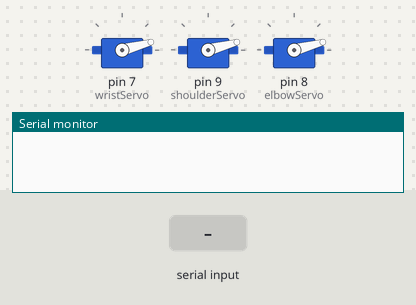
Recording of a sketch running on a simulated Arduino Uno, built with avr-gcc and run on an emulated ATmega328P. Shown: 3 × servo, the last lines printed to the serial monitor. The test bench sets the inputs (shaded band).

Above: at 1.2 s.
1.3 s: "M90\n" received over Serial
At 3.5 s:
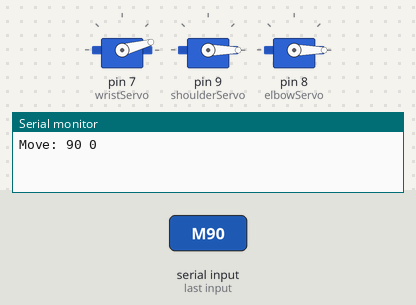
3.8 s: "P90\n" received over Serial
5.3 s: "H90\n" received over Serial
Timing chart, 0 to 8.3 s (numbered marks = the images above; inputs shaded):
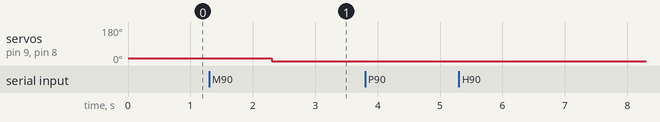

The sketch:

arduino.ino
```cpp
#include <Servo.h>


Servo shoulderServo, elbowServo, wristServo;
int shoulder = 0, elbow = 0, wrist = 0;

void setup() {

  Serial.begin(9600);

  wristServo.attach(7);
  shoulderServo.attach(9);
  elbowServo.attach(8);

  shoulderServo.writeMicroseconds(700);
  elbowServo.writeMicroseconds(700);
  wristServo.writeMicroseconds(700);
}

void move() {
  shoulder = Serial.parseInt();
  elbow = Serial.parseInt();

  shoulderServo.writeMicroseconds(shoulder);
  elbowServo.writeMicroseconds(elbow);

  Serial.print("Move: ");
  Serial.print(shoulder);
  Serial.print(' ');
  Serial.print(elbow);
  Serial.println();
}


void pen() {
  wrist = Serial.parseInt();

  if (wrist == 1)
    wristServo.writeMicroseconds(1200);
  else
    wristServo.writeMicroseconds(700);

  Serial.println(wrist != 1 ? "Pen: UP" : "Pen: DOWN");
}

void loop() {
  // if there's any serial available, read it:
  while (Serial.available() > 0) {

    switch(Serial.read()) {
      case 'M': move(); break;
      case 'P': pen(); break;
      case 'H':
        Serial.println("Draw Bot 1.0");
        Serial.println("");
        Serial.println("Commands:");
        Serial.println("M <Shoulder> <Elbow>");
        Serial.println("The Move command. Values range between 700 - 2300");
        Serial.println("");
        Serial.println("P <0/1>");
        Serial.println("Pen command to put the pen up or down");
        Serial.println("");
        Serial.println("Happy Hacking");
        Serial.println("- IOT Gurgaon Team");
        break;
    }
  }
}
```

Measured:
- after the input at 1.3 s, servo on pin 9 (shoulderServo), servo on pin 8 (elbowServo): 15° → 0° after 1.0 s
